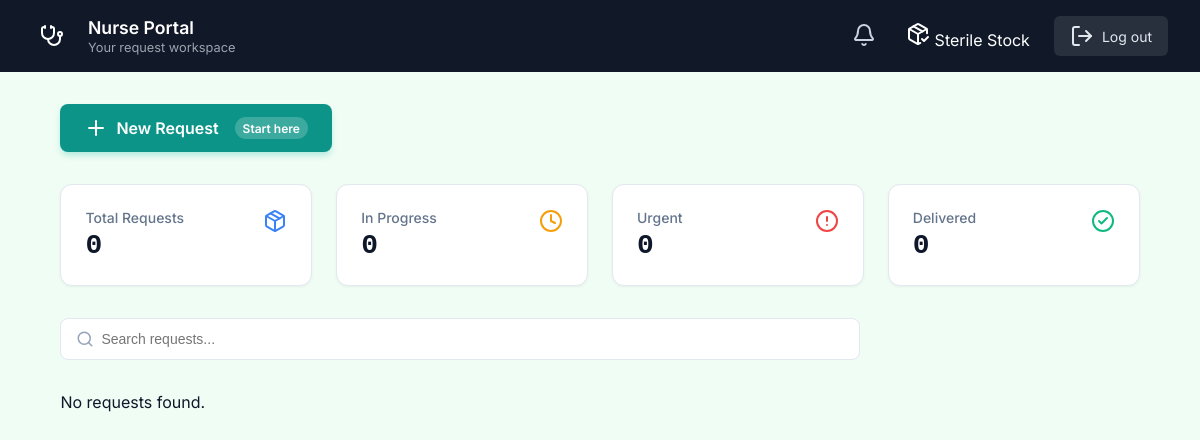
The app's page /dashboard/ (signed in), older data.
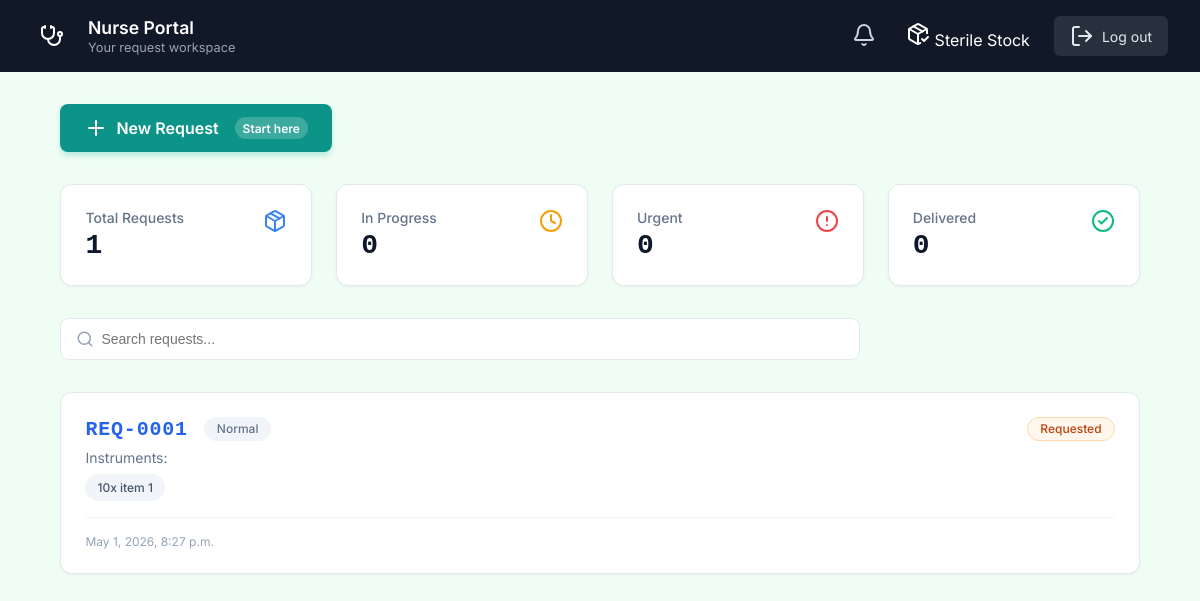
The same page, newer data.
### CSSD_Management_System/models.py (models this page shows, shortened)
class InstrumentRequest(models.Model):
    PRIORITY_CHOICES = [
        ('Normal', 'Normal'),
        ('Urgent', 'Urgent'),
    ]
    STATUS_CHOICES = [
        ('Requested', 'Requested'),
        ('Collected', 'Collected'),
        ('Cleaned', 'Cleaned'),
        ('Sterilized', 'Sterilized'),
        ('Packed', 'Packed'),
        ('Delivered', 'Delivered'),
    ]
    requester = models.ForeignKey(CustomUser, on_delete=models.CASCADE, related_name='requests')
    priority = models.CharField(max_length=50, choices=PRIORITY_CHOICES, default='Normal')
    status = models.CharField(max_length=50, choices=STATUS_CHOICES, default='Requested')
    department = models.CharField(max_length=100, blank=True)
    notes = models.TextField(blank=True)
    last_operator = models.ForeignKey(
        CustomUser,
        on_delete=models.SET_NULL,
        null=True,
        blank=True,
        related_name='processed_requests'
    )
    batch = models.ForeignKey(SterilizationBatch, null=True, blank=True, on_delete=models.SET_NULL, related_name='requests')
    is_archived = models.BooleanField(default=False)
    submitted_at = models.DateTimeField(auto_now_add=True)
    collected_at = models.DateTimeField(null=True, blank=True)
    cleaned_at = models.DateTimeField(null=True, blank=True)
    sterilized_at = models.DateTimeField(null=True, blank=True)
    packed_at = models.DateTimeField(null=True, blank=True)
    delivered_at = models.DateTimeField(null=True, blank=True)

class RequestItem(models.Model):
    request = models.ForeignKey(InstrumentRequest, on_delete=models.CASCADE, related_name='items')
    inventory_item = models.ForeignKey(InventoryItem, on_delete=models.CASCADE)
    quantity = models.IntegerField(default=1)
    def __str__(self):
        return f"{self.quantity}x {self.inventory_item.name}"

class InventoryItem(models.Model):
    name = models.CharField(max_length=255)
    category = models.CharField(max_length=100)
    current_stock = models.IntegerField(default=0)
    min_threshold = models.IntegerField(default=10)

### CSSD_Management_System/views.py (the view)
# urls.py: path('dashboard/', views.dashboard_router, name='dashboard_router'),
@login_required
def dashboard_router(request):
    role = request.user.role
    if role in ['CSSD Technician', 'System Administrator', 'Hospital Administrator']:
        filter_status = request.GET.get('filter', '')
        all_requests = InstrumentRequest.objects.prefetch_related(
            'items__inventory_item', 'requester'
        ).order_by('-submitted_at')
        display_requests = (
            all_requests.filter(status='Requested')
            if filter_status == 'pending'
            else all_requests
        )
        stat_pending = all_requests.filter(status='Requested').count()
        stat_active  = all_requests.filter(
            status__in=['Collected', 'Cleaned', 'Sterilized', 'Packed']
        ).count()
        stat_alerts  = InventoryItem.objects.filter(current_stock__lt=3).count()
        STATUS_ORDER = ['Requested', 'Collected', 'Cleaned', 'Sterilized', 'Packed', 'Delivered']
        urgent_reqs  = all_requests.filter(priority='Urgent').exclude(status='Delivered')
        eta_text, eta_desc = 'No urgent', 'All clear'
        if urgent_reqs.exists():
            def eta_mins(r):
                idx = STATUS_ORDER.index(r.status) if r.status in STATUS_ORDER else 0
                return max(0, (len(STATUS_ORDER) - 1 - idx) * 20)
            mins = min(eta_mins(r) for r in urgent_reqs)
            eta_text = f'~{mins} min' if mins < 60 else f'~{mins // 60:.1f} hr'
            eta_desc = f'{urgent_reqs.count()} urgent request(s) pending'
        context = {
            'requests':      display_requests,
            'filter_status': filter_status,
            'stat_pending':  stat_pending,
            'stat_active':   stat_active,
            'stat_alerts':   stat_alerts,
            'eta_text':      eta_text,
            'eta_desc':      eta_desc,
        }
        return render(request, 'cssd-dashboard.html', context)
    elif role == 'Department Nurse':
        return nurse_dashboard(request)
    return HttpResponse(f"Role '{role}' not recognized.", status=403)

### CSSD_Management_System/templates/nurse-dashboard.html (shortened to what the changed rows need)
{% load static %}
<!DOCTYPE html>
<html lang="en">
<head>
  <link rel="stylesheet" href="{% static 'styles.css' %}">
  <link rel="stylesheet" href="{% static 'extended_styles.css' %}">
</head>
<body>
  <div class="dashboard-wrapper theme-teal">
    <nav class="dashboard-nav theme-dark-teal">
      <div class="nav-brand">
        <div class="nav-title">
          <h2>Nurse Portal</h2>
        </div>
      </div>
    </nav>
    <main class="dashboard-main">
      <div class="dashboard-container">
        <div class="stats-grid">
          <div class="stat-card">
            <div class="stat-info"><span class="stat-label">Total Requests</span><h3 class="stat-value" id="statTotal">{{ total }}</h3></div>
          </div>
        </div>
        <div class="requests-list" id="requestsList">
          {% if requests %}
            {% for req in requests %}
              {% if req.status != "Delivered" %}
              <a href="{% url 'nurse_request_details' req.id %}" class="request-card" style="text-decoration:none;color:inherit;display:block;">
                <div class="req-header">
                  <div class="req-title-group">
                    <h4 class="req-id">REQ-{{ req.id|stringformat:"04d" }}</h4>
                    {% if req.priority == "Urgent" %}
                      <span class="pill pill-urgent">Urgent</span>
                    {% else %}
                      <span class="pill pill-normal">Normal</span>
                    {% endif %}
                  </div>
                  <span class="pill status-{{ req.status }}">{{ req.status }}</span>
                </div>
                <div class="req-body">
                  <div class="req-instruments">
                    <span class="instruments-label">Instruments:</span>
                    <div class="instruments-tags">
                      {% for item in req.instruments %}
                        <span class="tag-instrument">{{ item }}</span>
                      {% endfor %}
                    </div>
                  </div>
                </div>
                <div class="req-footer">
                  <span class="submit-time">{{ req.created_at }}</span>
                </div>
              </a>
              {% endif %}
            {% endfor %}
          {% else %}
            <p>No requests found.</p>
          {% endif %}
        </div>
      </div>
    </main>
  </div>
</body>
</html>

Row changes from the older to the newer data that the page shows:
added InstrumentRequest: status "Requested", created_at "May 1, 2026, 8:27 p.m."
added RequestItem: quantity+inventory_item "10x item 1"
Text that changed along with them:
{{ total }}: "0" → "1"
new list line: "REQ- 0001 Normal Instruments:"
text no longer shown: "No requests found."
